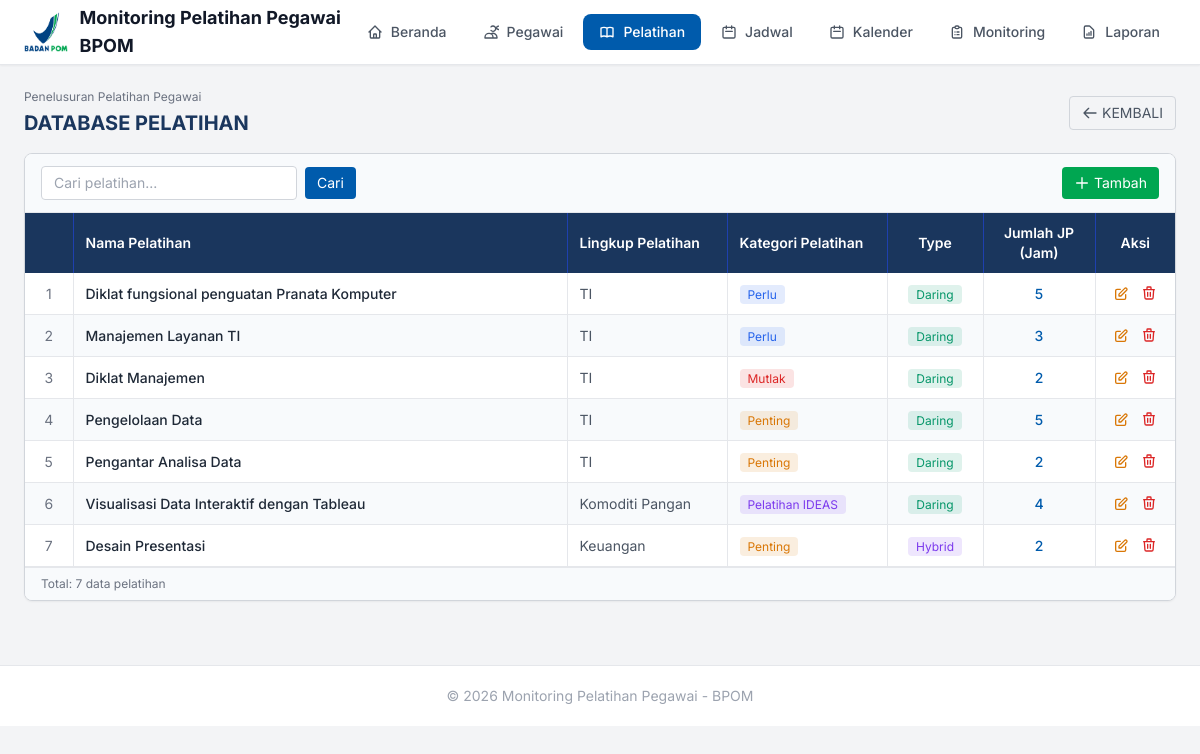
Screenshot of /pages/pelatihan.php with the database file from the repository.
### tables this page shows
CREATE TABLE pelatihan (
    id INT AUTO_INCREMENT PRIMARY KEY,
    nama VARCHAR(255) NOT NULL,
    lingkup_id INT,
    kategori_id INT,
    tipe ENUM('Daring', 'Luring', 'Hybrid') DEFAULT 'Daring',
    jumlah_jp INT DEFAULT 0,
    created_at TIMESTAMP DEFAULT CURRENT_TIMESTAMP,
    FOREIGN KEY (lingkup_id) REFERENCES lingkup_pelatihan(id) ON DELETE SET NULL,
    FOREIGN KEY (kategori_id) REFERENCES kategori_pelatihan(id) ON DELETE SET NULL
);

CREATE TABLE lingkup_pelatihan (
    id INT AUTO_INCREMENT PRIMARY KEY,
    nama VARCHAR(100) NOT NULL
);

CREATE TABLE kategori_pelatihan (
    id INT AUTO_INCREMENT PRIMARY KEY,
    nama VARCHAR(100) NOT NULL
);

### pages/pelatihan.php (the view, shortened to what this page needs)
<?php
require_once '../includes/header.php';
$conn = getConnection();
$search = $_GET['search'] ?? '';
$whereClause = $search ? "WHERE p.nama LIKE '%$search%'" : "";
$pelatihan = $conn->query("SELECT p.*, k.nama as kategori_nama, l.nama as lingkup_nama
    FROM pelatihan p LEFT JOIN kategori_pelatihan k ON p.kategori_id = k.id
    LEFT JOIN lingkup_pelatihan l ON p.lingkup_id = l.id $whereClause ORDER BY p.id");
$editData = null;
$showForm = (isset($_GET['action']) && $_GET['action'] == 'add') || $editData;
?>
<div class="flex flex-col md:flex-row md:items-center md:justify-between gap-4 mb-4">
    <div>
        <p class="text-xs text-gray-500 mb-1">Penelusuran Pelatihan Pegawai</p>
        <h1 class="text-xl font-bold text-gray-800" style="color:#1a365d;">DATABASE PELATIHAN</h1>
    </div>
    <a href="../index.php" class="inline-flex items-center gap-1 text-sm px-3 py-1.5 rounded border border-gray-300 hover:bg-gray-50 text-gray-600">
        <svg class="w-4 h-4" fill="none" stroke="currentColor" viewBox="0 0 24 24"><path stroke-linecap="round" stroke-linejoin="round" stroke-width="2" d="M10 19l-7-7m0 0l7-7m-7 7h18"/></svg>
        KEMBALI
    </a>
</div>
<div class="bg-white rounded-lg border border-gray-300 shadow-sm overflow-hidden">
    <div class="flex flex-col sm:flex-row sm:items-center sm:justify-between gap-3 px-4 py-3 border-b border-gray-200" style="background:#f8fafc;">
        <form method="GET" class="flex items-center gap-2">
            <input type="text" name="search" placeholder="Cari pelatihan..." value="<?= htmlspecialchars($search) ?>" class="px-3 py-1.5 text-sm border border-gray-300 rounded w-64 focus:outline-none focus:border-blue-500">
            <button type="submit" class="px-3 py-1.5 text-sm text-white rounded" style="background:#005BAC;">Cari</button>
        </form>
        <?php if(!$showForm): ?>
        <a href="?action=add" class="inline-flex items-center gap-1 px-3 py-1.5 text-sm text-white rounded" style="background:#00A651;">
            <svg class="w-4 h-4" fill="none" stroke="currentColor" viewBox="0 0 24 24"><path stroke-linecap="round" stroke-linejoin="round" stroke-width="2" d="M12 4v16m8-8H4"/></svg>
            Tambah
        </a>
        <?php endif; ?>
    </div>
    <div class="overflow-x-auto">
        <table class="w-full text-sm">
            <thead>
                <tr style="background:#1a365d; color:white;">
                    <th class="px-3 py-2.5 text-left font-semibold border-r border-blue-800 w-12"></th>
                    <th class="px-3 py-2.5 text-left font-semibold border-r border-blue-800">Nama Pelatihan</th>
                    <th class="px-3 py-2.5 text-left font-semibold border-r border-blue-800 w-40">Lingkup Pelatihan</th>
                    <th class="px-3 py-2.5 text-left font-semibold border-r border-blue-800 w-40">Kategori Pelatihan</th>
                    <th class="px-3 py-2.5 text-center font-semibold border-r border-blue-800 w-24">Type</th>
                    <th class="px-3 py-2.5 text-center font-semibold border-r border-blue-800 w-28">Jumlah JP (Jam)</th>
                    <th class="px-3 py-2.5 text-center font-semibold w-20">Aksi</th>
                </tr>
            </thead>
            <tbody>
<?php if($pelatihan->num_rows > 0): $no = 1; while($row = $pelatihan->fetch_assoc()):
    $bgColor = $no % 2 == 0 ? '#f8fafc' : '#ffffff';
?>
                <tr style="background:<?= $bgColor ?>;" class="hover:bg-blue-50 border-b border-gray-200">
                    <td class="px-3 py-2 text-gray-500 border-r border-gray-200 text-center"><?= $no++ ?></td>
                    <td class="px-3 py-2 border-r border-gray-200 font-medium text-gray-800"><?= $row['nama'] ?></td>
                    <td class="px-3 py-2 border-r border-gray-200 text-gray-600"><?= $row['lingkup_nama'] ?? '-' ?></td>
                    <td class="px-3 py-2 border-r border-gray-200">
<?php
$katColors = ['Mutlak'=>'#dc2626','Penting'=>'#d97706','Perlu'=>'#2563eb','Pelatihan IDEAS'=>'#7c3aed'];
$katColor = $katColors[$row['kategori_nama']] ?? '#6b7280';
?>
                        <span class="text-xs px-2 py-0.5 rounded" style="background:<?= $katColor ?>20; color:<?= $katColor ?>;"><?= $row['kategori_nama'] ?? '-' ?></span>
                    </td>
                    <td class="px-3 py-2 border-r border-gray-200 text-center">
<?php
$typeColors = ['Daring'=>'#059669','Luring'=>'#d97706','Hybrid'=>'#7c3aed'];
$typeColor = $typeColors[$row['tipe']] ?? '#6b7280';
?>
                        <span class="text-xs px-2 py-0.5 rounded" style="background:<?= $typeColor ?>20; color:<?= $typeColor ?>;"><?= $row['tipe'] ?></span>
                    </td>
                    <td class="px-3 py-2 border-r border-gray-200 text-center font-medium" style="color:#005BAC;"><?= $row['jumlah_jp'] ?></td>
                    <td class="px-3 py-2 text-center">
                        <div class="flex items-center justify-center gap-1">
                            <a href="?edit=<?= $row['id'] ?>" class="p-1 text-amber-600 hover:bg-amber-50 rounded" title="Edit">
                                <svg class="w-4 h-4" fill="none" stroke="currentColor" viewBox="0 0 24 24"><path stroke-linecap="round" stroke-linejoin="round" stroke-width="2" d="M11 5H6a2 2 0 00-2 2v11a2 2 0 002 2h11a2 2 0 002-2v-5m-1.414-9.414a2 2 0 112.828 2.828L11.828 15H9v-2.828l8.586-8.586z"/></svg>
                            </a>
                            <form method="POST" onsubmit="return confirm('Hapus data ini?')" class="inline">
                                <button type="submit" class="p-1 text-red-600 hover:bg-red-50 rounded" title="Hapus">
                                    <svg class="w-4 h-4" fill="none" stroke="currentColor" viewBox="0 0 24 24"><path stroke-linecap="round" stroke-linejoin="round" stroke-width="2" d="M19 7l-.867 12.142A2 2 0 0116.138 21H7.862a2 2 0 01-1.995-1.858L5 7m5 4v6m4-6v6m1-10V4a1 1 0 00-1-1h-4a1 1 0 00-1 1v3M4 7h16"/></svg>
                                </button>
                            </form>
                        </div>
                    </td>
                </tr>
<?php endwhile; endif; ?>
            </tbody>
        </table>
    </div>
    <div class="px-4 py-2 border-t border-gray-200 text-xs text-gray-500" style="background:#f8fafc;">
        Total: <?= $pelatihan->num_rows ?> data pelatihan
    </div>
</div>
<?php $conn->close(); require_once '../includes/footer.php'; ?>

### includes/header.php (style rules this page uses)
* { font-family: 'Inter', -apple-system, BlinkMacSystemFont, sans-serif; }

### rows the page displays
pelatihan: nama "Diklat fungsional penguatan Pranata Komputer", lingkup.nama "TI", kategori.nama "Perlu", tipe "Daring", jumlah_jp "5"
pelatihan: nama "Manajemen Layanan TI", lingkup.nama "TI", kategori.nama "Perlu", tipe "Daring", jumlah_jp "3"
pelatihan: nama "Diklat Manajemen", lingkup.nama "TI", kategori.nama "Mutlak", tipe "Daring", jumlah_jp "2"
pelatihan: nama "Pengelolaan Data", lingkup.nama "TI", kategori.nama "Penting", tipe "Daring", jumlah_jp "5"
pelatihan: nama "Pengantar Analisa Data", lingkup.nama "TI", kategori.nama "Penting", tipe "Daring", jumlah_jp "2"
pelatihan: nama "Visualisasi Data Interaktif dengan Tableau", lingkup.nama "Komoditi Pangan", kategori.nama "Pelatihan IDEAS", tipe "Daring", jumlah_jp "4"
pelatihan: nama "Desain Presentasi", lingkup.nama "Keuangan", kategori.nama "Penting", tipe "Hybrid", jumlah_jp "2", id "7"

### other values shown
$item['label'] "Beranda"
$item['label'] "Pegawai"
$item['label'] "Pelatihan"
$item['label'] "Jadwal"
$item['label'] "Kalender"
$item['label'] "Monitoring"
$item['label'] "Laporan"
